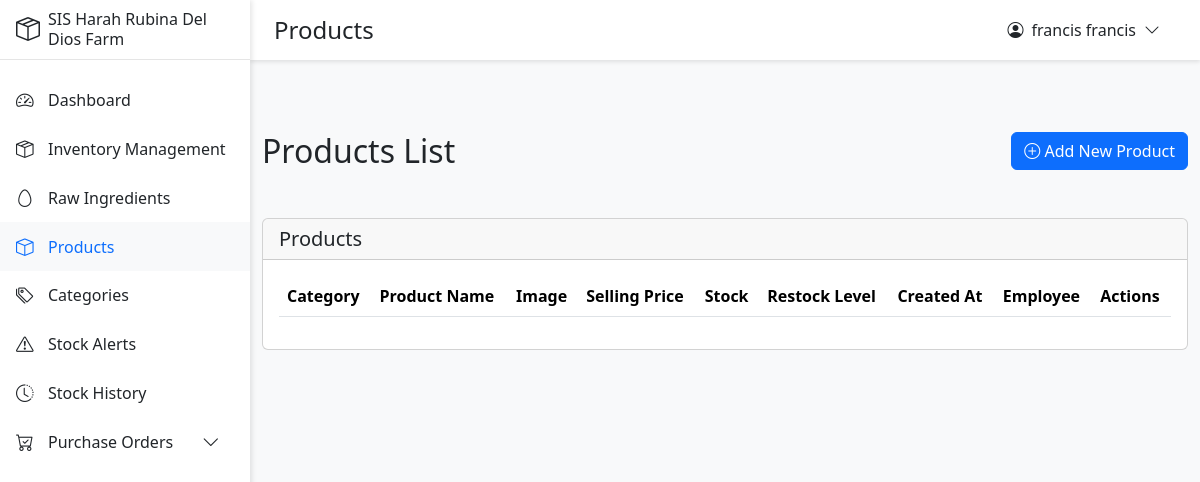
/roles/stock_clerk/products.php (signed in), run on an earlier commit of the app's database.
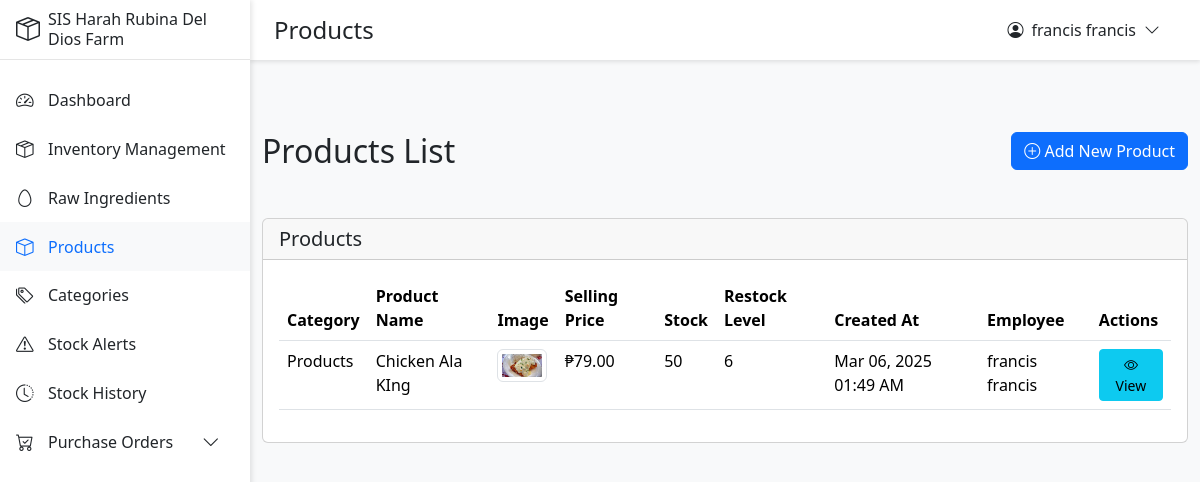
And on a later commit of the database.
### tables this page shows
CREATE TABLE `tbl_products` (
  `product_id` int(11) NOT NULL,
  `product_name` varchar(255) NOT NULL,
  `product_selling_price` decimal(10,2) DEFAULT NULL,
  `product_image` varchar(255) DEFAULT NULL,
  `product_quantity` int(11) DEFAULT 0,
  `product_restock_qty` int(11) DEFAULT 0,
  `category_id` int(11) DEFAULT NULL,
  `product_created_at` timestamp NOT NULL DEFAULT current_timestamp(),
  `employee_id` int(11) DEFAULT NULL
);

CREATE TABLE `tbl_categories` (
  `category_id` int(11) NOT NULL,
  `category_name` varchar(255) NOT NULL,
  `category_description` text DEFAULT NULL,
  `created_at` timestamp NOT NULL DEFAULT current_timestamp(),
  `updated_at` timestamp NOT NULL DEFAULT current_timestamp() ON UPDATE current_timestamp()
);

### roles/stock_clerk/products.php (the view, shortened to what this page needs)
<?php
require_once '../../config/database.php';
require_once '../../includes/header.php';
$query = "SELECT p.*, c.category_name,
          CONCAT(e.first_name, ' ', e.last_name) as employee_name
          FROM tbl_products p
          LEFT JOIN tbl_categories c ON p.category_id = c.category_id
          LEFT JOIN tbl_employee e ON p.employee_id = e.employee_id
          ORDER BY p.product_name";
$result = $conn->query($query);
?>
<div class="container-fluid py-4">
    <div class="row mb-4">
        <div class="col">
            <h2 class="mb-4">Products List</h2>
        </div>
        <div class="col text-end">
            <button type="button" class="btn btn-primary" data-bs-toggle="modal" data-bs-target="#addProductModal">
                <i class="bi bi-plus-circle"></i> Add New Product
            </button>
        </div>
    </div>
    <div class="row">
        <div class="col-12">
            <div class="card">
                <div class="card-header">
                    <h5 class="mb-0">Products</h5>
                </div>
                <div class="card-body">
                    <div class="table-responsive">
                        <table class="table table-hover">
                            <thead>
                                <tr>
                                    <th>Category</th>
                                    <th>Product Name</th>
                                    <th>Image</th>
                                    <th>Selling Price</th>
                                    <th>Stock</th>
                                    <th>Restock Level</th>
                                    <th>Created At</th>
                                    <th>Employee</th>
                                    <th>Actions</th>
                                </tr>
                            </thead>
                            <tbody>
                                <?php while ($product = $result->fetch_assoc()): ?>
                                    <tr>
                                        <td><?php echo htmlspecialchars($product['category_name']); ?></td>
                                        <td><?php echo htmlspecialchars($product['product_name']); ?></td>
                                        <td>
                                            <?php if ($product['product_image']): ?>
                                                <img src="../../uploads/products/<?php echo htmlspecialchars($product['product_image']); ?>"
                                                     alt="<?php echo htmlspecialchars($product['product_name']); ?>"
                                                     class="img-thumbnail"
                                                     style="max-width: 50px;">
                                            <?php else: ?>
                                                <span class="text-muted">No image</span>
                                            <?php endif; ?>
                                        </td>
                                        <td>₱<?php echo number_format($product['product_selling_price'], 2); ?></td>
                                        <td><?php echo $product['product_quantity']; ?></td>
                                        <td><?php echo $product['product_restock_qty']; ?></td>
                                        <td><?php echo date('M d, Y h:i A', strtotime($product['product_created_at'])); ?></td>
                                        <td><?php echo htmlspecialchars($product['employee_name']); ?></td>
                                        <td>
                                            <button type="button"
                                                    class="btn btn-sm btn-info"
                                                    data-bs-toggle="modal"
                                                    data-bs-target="#viewProductModal<?php echo $product['product_id']; ?>">
                                                <i class="bi bi-eye"></i> View
                                            </button>
                                        </td>
                                    </tr>
                                <?php endwhile; ?>
                            </tbody>
                        </table>
                    </div>
                </div>
            </div>
        </div>
    </div>
</div>
<?php require_once '../../includes/footer.php'; ?>

What changed in the data, as far as the page shows it:
added tbl_products: category.category_name "Products", product_name "Chicken Ala KIng", product_image (picture), product_selling_price "79.00", product_quantity "50", product_restock_qty "6", product_created_at "Mar 06, 2025 01:49 AM", employee_name "francis francis"
